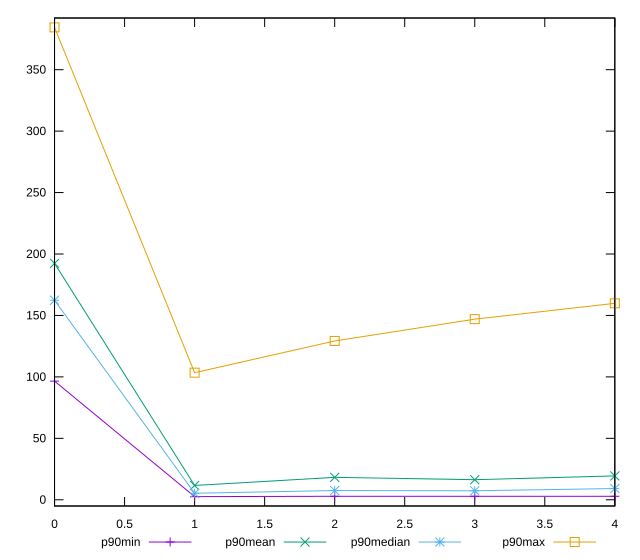

Generate this figure with gnuplot:
reset

$p90Min <<EOF
0 96.55199999999999
1 2.577
2 2.8479999999999994
3 2.8489999999999998
4 2.849
EOF

$p90Mean <<EOF
0 192.38826595744678
1 11.652489361702125
2 18.25176595744681
3 16.34757446808511
4 19.42240425531915
EOF

$p90Median <<EOF
0 162.387
1 5.3135
2 7.521
3 7.3355
4 9.146
EOF

$p90Max <<EOF
0 384.406
1 103.44
2 129.25
3 146.998
4 159.888
EOF

set key outside below
set xrange [0:4]
set yrange [-5.05958:392.04258]
set trange [-5.05958:392.04258]
set terminal svg size 640, 560 enhanced background rgb 'white'
set output "report_00015_2021-02-09T16-11-33.973Z/server-response-time/progression/value.svg"

plot $p90Min title "p90min" with linespoints, \
     $p90Mean title "p90mean" with linespoints, \
     $p90Median title "p90median" with linespoints, \
     $p90Max title "p90max" with linespoints

reset
